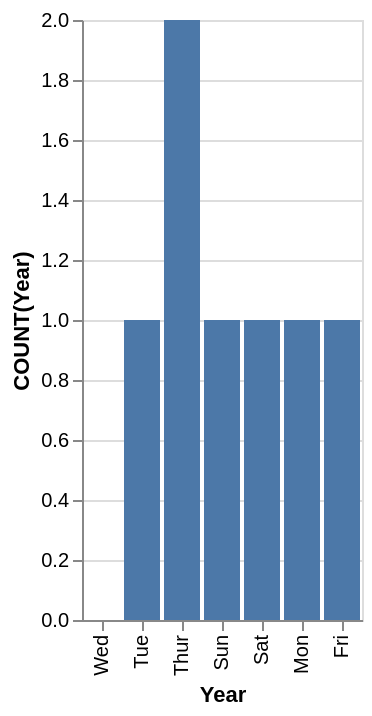

Source (Vega-Lite JSON):
### Vega-Lite specification from a JSON file in a GitHub repository (floating-point values rounded to 4 significant figures)
{"data": {"values": [{"x_data": "Mon", "y_data": 1}, {"x_data": "Tue", "y_data": 1}, {"x_data": "Wed", "y_data": 0}, {"x_data": "Thur", "y_data": 2}, {"x_data": "Fri", "y_data": 1}, {"x_data": "Sat", "y_data": 1}, {"x_data": "Sun", "y_data": 1}]}, "mark": "bar", "encoding": {"x": {"field": "x_data", "type": "nominal", "title": "Year", "sort": "descending"}, "y": {"field": "y_data", "type": "quantitative", "title": "COUNT(Year)"}}}
